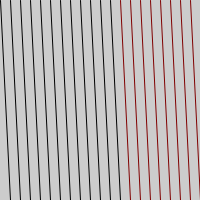
Frame 1 (no input)
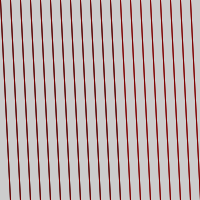
Frame 2 (the mouse pressed at the canvas centre, redrawn once)

The Processing sketch that drew these frames (run headless with seeded random() and noise(); the mouse was pressed at the canvas centre and the sketch redrawn once):

// Processing sketch: sketch_150321c
// ── sketch_150321c.pde
void setup(){
  size(200, 200);
  frameRate(25);
  noLoop();
}

void draw(){
  int x;
  x = 0;
  while(x<201){
    line(x, 0, x+10, 200);
    if(x>100){
      stroke(127,0,0);
    }
    x = x+10;
  }
  
  println(x);
}

void mousePressed(){
  loop();
}
